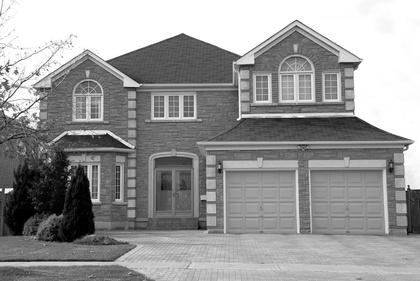
%> input picture dataset/img04_house.jpg (made grey), 420 x 281 px, shrunk from 1120 x 750 before the run, given in place of P_rect6_Hflipped.jpg, which was not available
$ octave getHoughlinesWindow.m   (GNU Octave 9; MATLAB toolbox functions it lacks are replaced by stand-ins)
%> lines starting %> are read from the running program, lines starting %| are printed output that depends on the picture; pictures that were not available may be replaced by others from this repository, and a replacement may not be noted
### doorWindow/invertCoordFlipY.m
function coord2 = invertCoordFlipY(coord,h)
	coord2 = [coord(2), h-coord(1)];

### doorWindow/plotHoughline.m
function plotHoughline(xy,plotme,colorStr)
if plotme
	plot(xy(:,1),xy(:,2),'LineWidth',2,'Color',colorStr);
end

% Plot beginnings and ends of Houghlines
if plotme
	plot(xy(1,1),xy(1,2),'x','LineWidth',2,'Color','blue');
	plot(xy(2,1),xy(2,2),'x','LineWidth',2,'Color','green');
end

### doorWindow/getHoughlinesWindow.m
% this file extract houghlines
%
% new plan
% transform edge image to rectangular image
%	apply hough rectangul detection based on hough transform (paper)
% make dummy image where some rectangles are present
% unblurr or something like that to make edgelines more thick
% apply a houghline length range (max and min),
% use a height-width ratio for windows
% detect cornerpoints by houghline intersection
% 	detect exact intersections
% 	stretch exact intersection by making all lines just a little bit longer
%		search old paper for auto connect line parts
% play with a (harris?) cornerdetector
% read paper about implicite shape of window
%	use assumptions, like average width height ratio of the window


close all;
tic;
% [9 lines of commented-out code are left out]

imNR = 6;
file = sprintf('../dataset/datasetSpil/datasetSpilRect/P_rect6_Hflipped.jpg');
%load('XYcropRegionSpil6.mat');
%cropImage						= true;
cropImage						= false;
fileShort = 'spilrect6';
colorModelBW					= true;
colorModel						= 'BW';
edgeDetectorParam.thresh		= 0.15;
HoughParam.ThetaH.StretchAngle	= 30;
HoughParam.ThetaV.StretchAngle	= 10;


colorModelHSV_V					= false;
plotme							= 1;
savePath 						= 'results/';
%fileShort 						= 'aalsmeer6680';
edgeDetectorParam.type 			= 'canny';
loadEdgeFromCache 				= 0;
%edgeDetectorParam.typePost 		= 'vertical_horizontal_Combined';
edgeDetectorParam.typePost 		= '';
% perform different threshold test?
edgeTest 						= 0;
HoughParam.ThetaV.Start 		= 0;
HoughParam.ThetaV.Start 		= HoughParam.ThetaV.Start - HoughParam.ThetaV.StretchAngle;
HoughParam.ThetaH.Start 		= 0;
HoughParam.ThetaH.Start 		= HoughParam.ThetaH.Start - HoughParam.ThetaH.StretchAngle;
HoughParam.ThetaH.End 			= 0;
HoughParam.ThetaH.End 			= HoughParam.ThetaH.End + HoughParam.ThetaH.StretchAngle;
HoughParam.ThetaV.End 			= 0;
HoughParam.ThetaV.End 			= HoughParam.ThetaV.End + HoughParam.ThetaV.StretchAngle;
HoughParam.ThetaH.Resolution  	= 0.5;
HoughParam.ThetaV.Resolution  	= HoughParam.ThetaH.Resolution;
HoughParam.thresh 				= 0;
% sets the max nr of lines hough finds:
HoughParam.nrPeaks 				= 200;
%HoughParam.fillGap 			= 30;
% the bigger this value the more lines are found
HoughParam.fillGap 				= 10;

% select smallest windowglas width from left to right
%[Xwin,Ywin] = ginput(2); XYwin1 = [Xwin(1),Ywin(1)]; XYwin2 = [Xwin(2),Ywin(2)];norm(XYwin1,XYwin2)
HoughParam.minLength 			= 45;

% todo transfer to sprintf
paramStr = ['src_',fileShort,'_colorModel_',colorModel,'__edgeDetectorParams_',edgeDetectorParam.type,edgeDetectorParam.typePost,'_thresh_',num2str(edgeDetectorParam.thresh),'__HoughParams_', 'thresh_',num2str(HoughParam.thresh) , '_nrPeaks_',num2str(HoughParam.nrPeaks) , '_fillGap_',num2str(HoughParam.fillGap) , '_minLength_',num2str(HoughParam.minLength),'__ThetaRangeH_',num2str(HoughParam.ThetaH.Start),':',num2str(HoughParam.ThetaH.Resolution),':',num2str(HoughParam.ThetaH.End),'_ThetaRangeV_',num2str(HoughParam.ThetaV.Start),':',num2str(HoughParam.ThetaV.Resolution),':',num2str(HoughParam.ThetaV.End),'.png'];

if loadEdgeFromCache == false
	imRGB = imread(file);
%> imRGB is the input picture: size 281x420 uint8; min 0, max 255, mean 151.9
	if(colorModelHSV_V)
		imHSV = rgb2hsv(imRGB);
		imBW     = imHSV(:,:,3);
	elseif(colorModelBW)
		imBW     = imRGB;
	else
		%imBW = imRGB(:,:,3);
		imBW = imadjust(rgb2gray(imRGB));
		%fgRGB = figure();imshow(imRGB);
	end
end


if cropImage
	imBW = cropImage(imBW, X,Y);
end
h = size(imBW,1);
%> h = 281
fgBW = figure();imshow(imBW);

if edgeTest
	for thresh=0.2:0.05:0.8
		thresh
		imEdge = im2double(edge(imBW, edgeDetectorParam.type, thresh));
		figure(round(thresh*100));
		imshow(imEdge);
	end
	error('edge test done, ending program')
end

% EDGE DETECTION
if loadEdgeFromCache == false
	imEdge = im2double(edge(imBW, edgeDetectorParam.type, edgeDetectorParam.thresh));
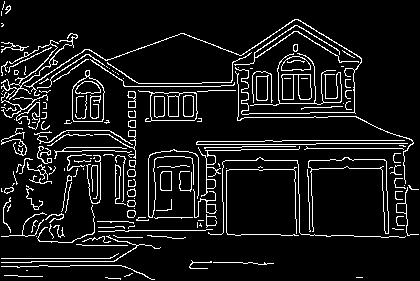
%> imEdge: size 281x420 double; values 0 (black) and 1 (white), 9.1% white in thin lines or dots
end
fgEdge = figure();imshow(imEdge);


fgHough = figure();hold on

% HOUGHLINES:
[H,Theta,Rho] = hough(imEdge,'Theta',HoughParam.ThetaV.Start:HoughParam.ThetaV.Resolution:HoughParam.ThetaV.End);
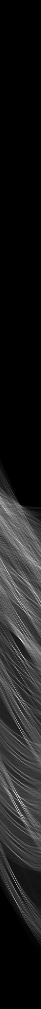
%> H: size 1009x41 double; min 0, max 91, mean 10.7; drawn with min black and max white
%> Theta = 41 values from -10 to 10; Rho = 1009 values from -504 to 504
Peaks  = houghpeaks(H,HoughParam.nrPeaks,'threshold',ceil(HoughParam.thresh*max(H(:))));
%> Peaks = 200 rows, first 12: [641 22; 802 20; 795 18; 805 24; 793 15; 592 18; 509 5; 572 8; 724 19; 543 20; 731 21; 658 24]
x = Theta(Peaks(:,2)); y = Rho(Peaks(:,1));
%> after `x = Theta(Peaks(:,2))`: x = 200 values, max 10 at index 30, min -10 at index 76, mean -0.2
%> after `y = Rho(Peaks(:,1))`: y = 200 values, max 398 at index 31, min -3 at index 41, mean 156.9
Houghlines = houghlines(imEdge,Theta,Rho,Peaks,'FillGap',HoughParam.fillGap,'MinLength',HoughParam.minLength);
%> Houghlines = 79 lines; longest, point1 to point2 (x, y): (128, 77) to (133, 250), (128, 77) to (138, 246), (128, 87) to (135, 249), (22, 48) to (46, 183), (33, 73) to (41, 184), (30, 75) to (45, 184)

for k = 1:length(Houghlines)
	xy = [Houghlines(k).point1; Houghlines(k).point2];
	plotHoughline(xy, plotme,'green')
end
%> this loop made 79 passes
%> xy on passes 1 to 12: [135 176; 135 249], [136 82; 136 173], [298 45; 299 118], [295 161; 296 207], [292 55; 296 118], [14 63; 29 170], [85 148; 96 246], [223 163; 224 233], [40 67; 40 122], [40 134; 41 184], [227 142; 227 233], [207 142; 207 230]


% HOUGHLINES ROTATED (HORIZONTAL):
if loadEdgeFromCache == false
	imEdgeRot    = rot90(imEdge,-1);
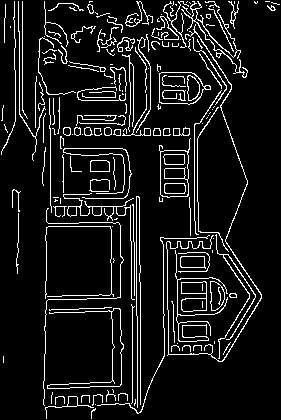
%> imEdgeRot: size 420x281 double; values 0 (black) and 1 (white), 9.1% white in thin lines or dots
end
[H,Theta,Rho] = hough(imEdgeRot,'Theta',HoughParam.ThetaH.Start:HoughParam.ThetaH.Resolution:HoughParam.ThetaH.End);
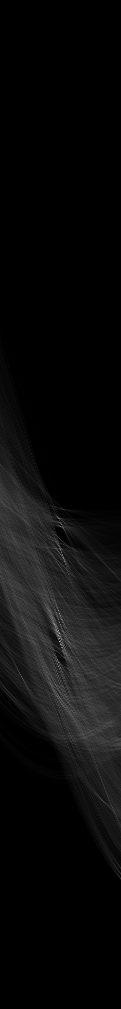
%> H: size 1009x121 double; min 0, max 212, mean 10.7
%> Theta = 121 values from -30 to 30
Peaks  = houghpeaks(H,HoughParam.nrPeaks,'threshold',ceil(HoughParam.thresh*max(H(:))));
%> Peaks = 200 rows, first 12: [642 60; 614 60; 699 61; 625 55; 648 63; 667 59; 629 58; 556 63; 697 58; 525 62; 685 56; 611 50]
x = Theta(Peaks(:,2)); y = Rho(Peaks(:,1));
%> after `x = Theta(Peaks(:,2))`: x = 200 values, max 30 at index 140, min -30 at index 60, mean -1.51
%> after `y = Rho(Peaks(:,1))`: y = 200 values, max 303 at index 101, min -22 at index 143, mean 135.1
HoughlinesRot = houghlines(imEdgeRot,Theta,Rho,Peaks,'FillGap',HoughParam.fillGap,'MinLength',HoughParam.minLength);
%> HoughlinesRot = 63 lines; longest, point1 to point2 (x, y): (140, 198) to (142, 412), (167, 239) to (169, 355), (181, 239) to (183, 355), (188, 152) to (192, 257), (112, 194) to (113, 299), (195, 125) to (195, 221)

for k = 1:length(HoughlinesRot)
	% TODO get xy from Theta(..) above, calc as matrix
	xy = [invertCoordFlipY(HoughlinesRot(k).point1,h); invertCoordFlipY(HoughlinesRot(k).point2,h)];
	% save inverted coord on HoughlinesRot
	HoughlinesRot(k).point1 = xy(1,:); HoughlinesRot(k).point2 = xy(2,:);
	plotHoughline(xy, plotme,'red')
end
%> this loop made 63 passes
%> xy on passes 1 to 12: [198 141; 412 139], [194 169; 299 168], [312 168; 395 168], [125 86; 221 86], [318 143; 374 143], [203 141; 260 141], [151 115; 197 115], [239 114; 355 112], [201 151; 285 149], [2 88; 49 87], [171 83; 257 81], [193 262; 253 262]
%> after the loop, HoughlinesRot = 63 lines; longest, point1 to point2 (x, y): (198, 141) to (412, 139), (239, 114) to (355, 112), (239, 100) to (355, 98), (152, 93) to (257, 89), (194, 169) to (299, 168), (125, 86) to (221, 86)
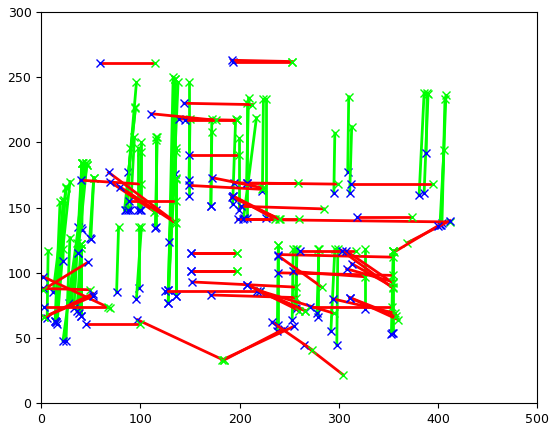
%> figure redrawn from the program's plot data


toc;
reply = input('Save result as images? y/n [n]: ', 's');
%> the answer given: n
if isempty(reply)
	reply = 'n';
end
if reply=='y'
	disp('saving images..');
	% save images
	saveas(fgBW,[savePath,'result_raw__',paramStr],'png');
	saveas(fgEdge,[savePath,'result_edge__',paramStr],'png');
	saveas(fgHough,[savePath,'result_hough__',paramStr],'png');
	save(['mats/Houghlines_',fileShort,'.mat'],'Houghlines');
	save(['mats/HoughlinesRot_',fileShort,'.mat'],'HoughlinesRot');
	disp('done');
end


% OLD CODE:
%
% FILTER HOUGHLINES
% 1---2
% |   |
% 4---3
% '../dataset/FloriandeSet1/medium/undist__MG_%d.jpg', 5432
% X = [679.5000, 871.5000, 871.5000, 677.5000];
% Y = [185.5000, 301.5000, 675.5000, 699.5000];
% use [X,Y] =  ginput(4) and store XY in a mat format
% calculates the angle of the upper and bottom wallline segment
% (in orde to provide the angle interval)
% theta1 = calcHoughTheta(X(1),Y(1),X(2),Y(2),h)
% theta2 = calcHoughTheta(X(3),Y(3),X(4),Y(4),h)
